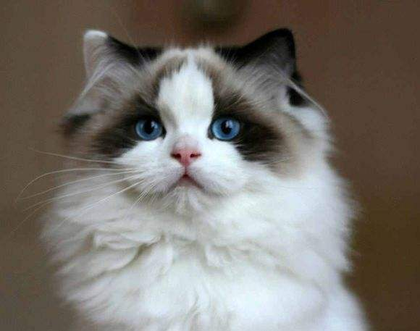
%> input picture 数字图像处理期中项目/Code/cat1.png, 420 x 331 px, shrunk from 580 x 457 before the run
$ octave direct_algorithm.m   (GNU Octave 9; MATLAB toolbox functions it lacks are replaced by stand-ins)
%> lines starting %> are read from the running program, lines starting %| are printed output that depends on the picture; long printed decimals are rounded
% read the original image and display

input_image = imread('cat1.png');
%> input_image is the input picture: size 331x420x3 uint8; mean R, G, B 122.8, 117.7, 111.7
input_image = rgb2gray(input_image);
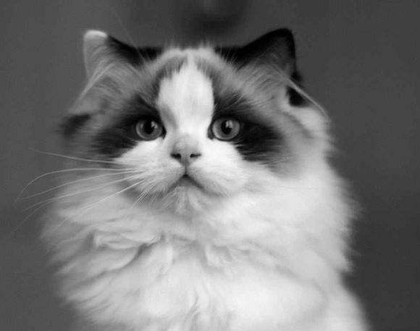
%> input_image: size 331x420 uint8; min 0, max 251, mean 118.6
input_image = im2double(input_image);
%> input_image: size 331x420 double
figure;
imshow(input_image);
title('Original Input Image');

% Apply Gaussian blur (7*7 size with sigma = 10) to the image and display blurred image

actual_psf = fspecial('Gaussian',7,10);
blurred_image = imfilter(input_image,actual_psf,'conv','circular');
figure;
imshow(blurred_image);
title('Gaussian Blurred Image');

% Estimate The PSF Function and display

k = 0.00000025;
blurred_Fourier = fft2(blurred_image);
blurred_Fourier = fftshift(blurred_Fourier);
blurred_Fourier_Spectrum = log(1+abs(blurred_Fourier));
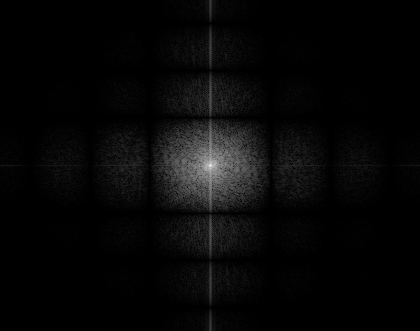
%> blurred_Fourier_Spectrum: size 331x420 double; min 2.87e-07, max 11.08, mean 0.334; drawn with min black and max white
figure;
imshow(blurred_Fourier_Spectrum);
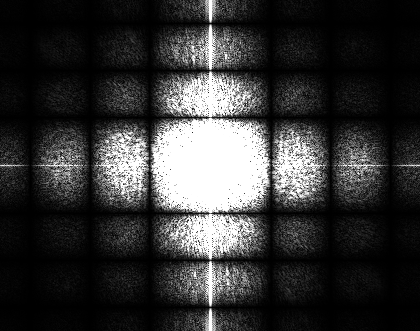
%> displayed picture: size 331x420, on the screen's scale of 0 to 255; min 0, max 255, mean 53
title('The Spectrum For Blurred Image');

estimate_psf_fourier = zeros(size(blurred_Fourier));
for i = 1 : size(estimate_psf_fourier,1)
    for j = 1 : size(estimate_psf_fourier,2)
        temp = ((i)^2+(j)^2)^(5/6.0);
        expo = -1*k*temp;
        estimate_psf_fourier(i,j) = exp(expo);
    end
end
estimate_psf_fourier = fftshift(estimate_psf_fourier);
estimate_psf_spectrum = log(1+abs(estimate_psf_fourier));
figure;
imshow(estimate_psf_spectrum);
title('The Spectrum For Estimated PSF');

% Using Frequency Domain Division To Get Original Image

deblurred_image_fourier = blurred_Fourier ./ estimate_psf_fourier;

% Perform Inverse Fourier

deblurred_image_fourier = ifftshift(deblurred_image_fourier);
deblurred_image = real(ifft2(deblurred_image_fourier));
figure;
imshow(deblurred_image);
title('The Deblurred Image');

% Evaluate the performance

a=norm(input_image-deblurred_image,'fro');
%> a = 10.52
c=norm(blurred_image-input_image,'fro');
%> c = 10.55
fprintf("Before:%f\n",c);
%| Before:10.555
fprintf("After:%f\n",a);
%| After:10.522

$ run again, with 数字图像处理期中项目/Code/cat2.png copied over 数字图像处理期中项目/Code/cat1.png
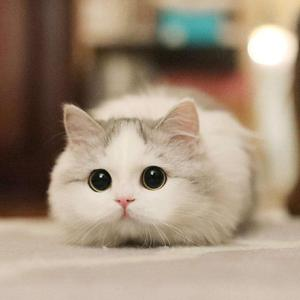
%> input picture 数字图像处理期中项目/Code/cat2.png, 300 x 300 px
%> input_image is the input picture: size 300x300x3 uint8; mean R, G, B 162, 143.8, 124.4
%> `blurred_image = imfilter(input_image,actual_psf,'conv','circular');`:
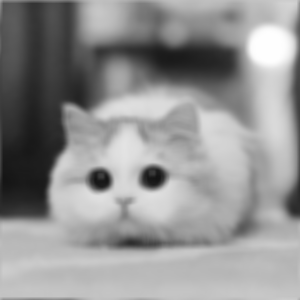
%> blurred_image: size 300x300 double; min 0.0783, max 1, mean 0.577
%> `imshow(blurred_Fourier_Spectrum);`:
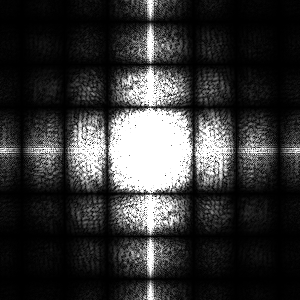
%> displayed picture: size 300x300, on the screen's scale of 0 to 255; min 0, max 255, mean 52.4
%> a = 8.2
%> c = 8.22
%| Before:8.221
%| After:8.196

$ run again, with 数字图像处理期中项目/Code/cat4.png copied over 数字图像处理期中项目/Code/cat1.png
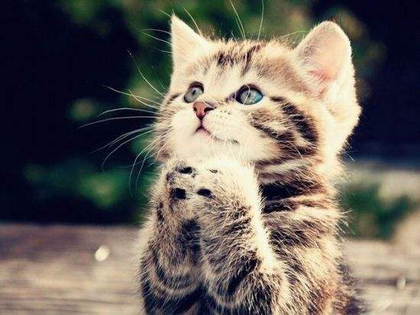
%> input picture 数字图像处理期中项目/Code/cat4.png, 420 x 315 px, shrunk from 550 x 413 before the run
%> input_image is the input picture: size 315x420x3 uint8; mean R, G, B 107.9, 100.6, 93.8
%> `blurred_Fourier_Spectrum = log(1+abs(blurred_Fourier));`:
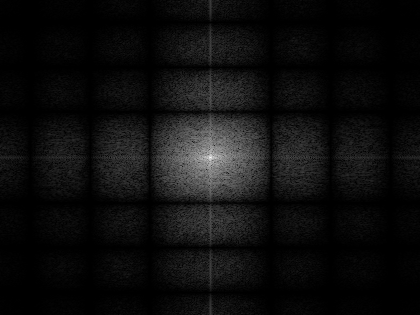
%> blurred_Fourier_Spectrum: size 315x420 double; min 1.03e-06, max 10.88, mean 0.61; drawn with min black and max white
%> `imshow(blurred_Fourier_Spectrum);`:
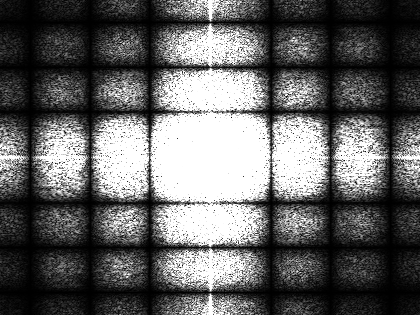
%> displayed picture: size 315x420, on the screen's scale of 0 to 255; min 0, max 255, mean 98.7
%> a = 25.3
%> c = 25.34
%| Before:25.341
%| After:25.303
